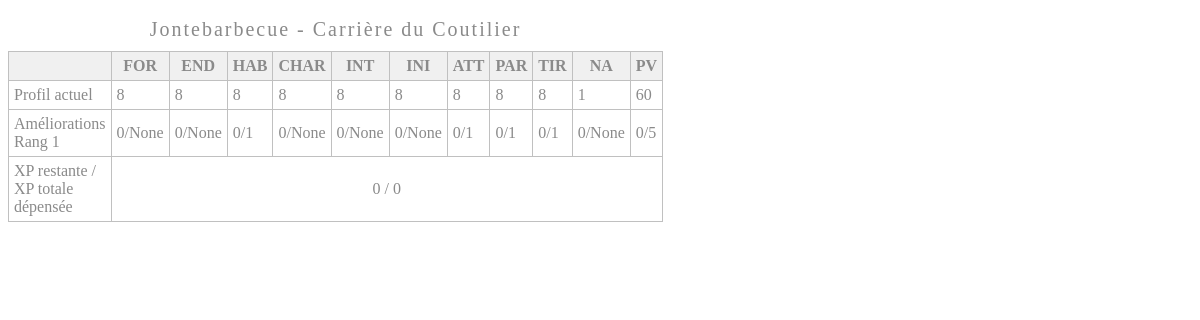
The app's page /fiches/details/4 with its own data.
### fiches/models.py (models this page shows, shortened)
class CharacterSheet(models.Model):
    name = models.CharField(max_length=50, blank=True, null=True)
    group = models.CharField(
        max_length=50, choices=CHOICES, default='Groupe', blank=True, null=True)
    rank = models.IntegerField(blank=True, null=True)
    path = models.ForeignKey(Carriere, on_delete=models.SET_NULL, null=True)
    For = models.IntegerField(blank=True, null=True, default=8)
    End = models.IntegerField(blank=True, null=True, default=8)
    Hab = models.IntegerField(blank=True, null=True, default=8)
    Char = models.IntegerField(blank=True, null=True, default=8)
    Int = models.IntegerField(blank=True, null=True, default=8)
    Ini = models.IntegerField(blank=True, null=True, default=8)
    Att = models.IntegerField(blank=True, null=True, default=8)
    Par = models.IntegerField(blank=True, null=True, default=8)
    Tir = models.IntegerField(blank=True, null=True, default=8)
    Na = models.IntegerField(blank=True, null=True, default=1)
    Pv = models.IntegerField(blank=True, null=True, default=60)
    For1V = models.IntegerField(blank=True, null=True, default=0)
    End1V = models.IntegerField(blank=True, null=True, default=0)
    Hab1V = models.IntegerField(blank=True, null=True, default=0)
    Char1V = models.IntegerField(blank=True, null=True, default=0)
    Int1V = models.IntegerField(blank=True, null=True, default=0)
    Ini1V = models.IntegerField(blank=True, null=True, default=0)
    Att1V = models.IntegerField(blank=True, null=True, default=0)
    Par1V = models.IntegerField(blank=True, null=True, default=0)
    Tir1V = models.IntegerField(blank=True, null=True, default=0)
    Na1V = models.IntegerField(blank=True, null=True, default=0)
    Pv1V = models.IntegerField(blank=True, null=True, default=0)
    For2V = models.IntegerField(blank=True, null=True, default=0)
    End2V = models.IntegerField(blank=True, null=True, default=0)
    Hab2V = models.IntegerField(blank=True, null=True, default=0)
    Char2V = models.IntegerField(blank=True, null=True, default=0)
    Int2V = models.IntegerField(blank=True, null=True, default=0)
    Ini2V = models.IntegerField(blank=True, null=True, default=0)
    Att2V = models.IntegerField(blank=True, null=True, default=0)
    Par2V = models.IntegerField(blank=True, null=True, default=0)
    Tir2V = models.IntegerField(blank=True, null=True, default=0)
    Na2V = models.IntegerField(blank=True, null=True, default=0)
    Pv2V = models.IntegerField(blank=True, null=True, default=0)
    For3V = models.IntegerField(blank=True, null=True, default=0)
    End3V = models.IntegerField(blank=True, null=True, default=0)
    Hab3V = models.IntegerField(blank=True, null=True, default=0)
    Char3V = models.IntegerField(blank=True, null=True, default=0)
    Int3V = models.IntegerField(blank=True, null=True, default=0)
    Ini3V = models.IntegerField(blank=True, null=True, default=0)
    Att3V = models.IntegerField(blank=True, null=True, default=0)
    Par3V = models.IntegerField(blank=True, null=True, default=0)
    Tir3V = models.IntegerField(blank=True, null=True, default=0)
    Na3V = models.IntegerField(blank=True, null=True, default=0)
    Pv3V = models.IntegerField(blank=True, null=True, default=0)
    For4V = models.IntegerField(blank=True, null=True, default=0)
    End4V = models.IntegerField(blank=True, null=True, default=0)
    Hab4V = models.IntegerField(blank=True, null=True, default=0)
    Char4V = models.IntegerField(blank=True, null=True, default=0)
    Int4V = models.IntegerField(blank=True, null=True, default=0)
    Ini4V = models.IntegerField(blank=True, null=True, default=0)
    Att4V = models.IntegerField(blank=True, null=True, default=0)
    Par4V = models.IntegerField(blank=True, null=True, default=0)
    Tir4V = models.IntegerField(blank=True, null=True, default=0)
    Na4V = models.IntegerField(blank=True, null=True, default=0)
    Pv4V = models.IntegerField(blank=True, null=True, default=0)
    created = models.TimeField(auto_now_add=True, null=True)
    class Meta:
        ordering = ['-created']

### carrieres/models.py (models this page shows)
class Carriere(models.Model):
    name = models.CharField(max_length=100, blank=True, null=True)
    rank = models.IntegerField(choices=RANKS, default=1, blank=True, null=True)
    For1 = models.IntegerField(blank=True, null=True)
    End1 = models.IntegerField(blank=True, null=True)
    Hab1 = models.IntegerField(blank=True, null=True)
    Char1 = models.IntegerField(blank=True, null=True)
    Int1 = models.IntegerField(blank=True, null=True)
    Ini1 = models.IntegerField(blank=True, null=True)
    Att1 = models.IntegerField(blank=True, null=True)
    Par1 = models.IntegerField(blank=True, null=True)
    Tir1 = models.IntegerField(blank=True, null=True)
    Na1 = models.IntegerField(blank=True, null=True)
    Pv1 = models.IntegerField(blank=True, null=True)
    For2 = models.IntegerField(blank=True, null=True)
    End2 = models.IntegerField(blank=True, null=True)
    Hab2 = models.IntegerField(blank=True, null=True)
    Char2 = models.IntegerField(blank=True, null=True)
    Int2 = models.IntegerField(blank=True, null=True)
    Ini2 = models.IntegerField(blank=True, null=True)
    Att2 = models.IntegerField(blank=True, null=True)
    Par2 = models.IntegerField(blank=True, null=True)
    Tir2 = models.IntegerField(blank=True, null=True)
    Na2 = models.IntegerField(blank=True, null=True)
    Pv2 = models.IntegerField(blank=True, null=True)
    For3 = models.IntegerField(blank=True, null=True)
    End3 = models.IntegerField(blank=True, null=True)
    Hab3 = models.IntegerField(blank=True, null=True)
    Char3 = models.IntegerField(blank=True, null=True)
    Int3 = models.IntegerField(blank=True, null=True)
    Ini3 = models.IntegerField(blank=True, null=True)
    Att3 = models.IntegerField(blank=True, null=True)
    Par3 = models.IntegerField(blank=True, null=True)
    Tir3 = models.IntegerField(blank=True, null=True)
    Na3 = models.IntegerField(blank=True, null=True)
    Pv3 = models.IntegerField(blank=True, null=True)
    For4 = models.IntegerField(blank=True, null=True)
    End4 = models.IntegerField(blank=True, null=True)
    Hab4 = models.IntegerField(blank=True, null=True)
    Char4 = models.IntegerField(blank=True, null=True)
    Int4 = models.IntegerField(blank=True, null=True)
    Ini4 = models.IntegerField(blank=True, null=True)
    Att4 = models.IntegerField(blank=True, null=True)
    Par4 = models.IntegerField(blank=True, null=True)
    Tir4 = models.IntegerField(blank=True, null=True)
    Na4 = models.IntegerField(blank=True, null=True)
    Pv4 = models.IntegerField(blank=True, null=True)
    created = models.TimeField(auto_now_add=True)
    def __str__(self):
        return self.name

### fiches/views.py (the view)
# urls.py: path('fiches/details/<str:pk>', views.ficheDetails, name="charsheet_details"),
def ficheDetails(request, pk):
    fiche = CharacterSheet.objects.get(id=pk)
    carriere = Carriere.objects.get(name=fiche.path)
    page_title = f"Carrière {fiche.name}"
    context = {'page_title': page_title, 'fiche': fiche,
               'carriere': carriere, 'proxy': PROXY}
    return render(request, 'fiches/iframe.html', context)

### fiches/templates/fiches/iframe.html (shortened to what this page needs)
<!DOCTYPE html>
<html>
  <head>
    </head>
  <body>
<table>
   <caption>{{fiche.name}} - {{fiche.path}}</caption>
   <tr>
      <th></th>
      <th>FOR</th>
      <th>END</th>
      <th>HAB</th>
      <th>CHAR</th>
      <th>INT</th>
      <th>INI</th>
      <th>ATT</th>
      <th>PAR</th>
      <th>TIR</th>
      <th>NA</th>
      <th>PV</th>
   </tr>
   <tr>
      <td>Profil actuel</td>
      <td>{{fiche.For}}</td>
      <td>{{fiche.End}}</td>
      <td>{{fiche.Hab}}</td>
      <td>{{fiche.Char}}</td>
      <td>{{fiche.Int}}</td>
      <td>{{fiche.Ini}}</td>
      <td>{{fiche.Att}}</td>
      <td>{{fiche.Par}}</td>
      <td>{{fiche.Tir}}</td>
      <td>{{fiche.Na}}</td>
      <td>{{fiche.Pv}}</td>
   </tr>
   <tr>
      <td>Améliorations Rang {{fiche.rank}}</td>
      {% if fiche.rank == 1 %}
      <td>{% if fiche.For1V != None %} {{fiche.For1V}}/{{carriere.For1}}{% else %}-{% endif %}</td>
      <td>{% if fiche.End1V != None %} {{fiche.End1V}}/{{carriere.End1}}{% else %}-{% endif %}</td>
      <td>{% if fiche.Hab1V != None %} {{fiche.Hab1V}}/{{carriere.Hab1}}{% else %}-{% endif %}</td>
      <td>{% if fiche.Char1V != None %} {{fiche.End1V}}/{{carriere.Char1}}{% else %}-{% endif %}</td>
      <td>{% if fiche.Int1V != None %} {{fiche.Int1V}}/{{carriere.Int1}}{% else %}-{% endif %}</td>
      <td>{% if fiche.Ini1V != None %} {{fiche.Ini1V}}/{{carriere.Ini1}}{% else %}-{% endif %}</td>
      <td>{% if fiche.Att1V != None %} {{fiche.Att1V}}/{{carriere.Att1}}{% else %}-{% endif %}</td>
      <td>{% if fiche.Par1V != None %} {{fiche.Par1V}}/{{carriere.Par1}}{% else %}-{% endif %}</td>
      <td>{% if fiche.Tir1V != None %} {{fiche.Tir1V}}/{{carriere.Tir1}}{% else %}-{% endif %}</td>
      <td>{% if fiche.Na1V != None %} {{fiche.Na1V}}/{{carriere.Na1}}{% else %}-{% endif %}</td>
      <td>{% if fiche.Pv1V != None %} {{fiche.Pv1V}}/{{carriere.Pv1}}{% else %}-{% endif %}</td>
      {% endif %}
   </tr>
   <tr>
  <td>XP restante / XP totale dépensée</td>
  <td colspan=11; align="center";> 0 / 0</td>
   </tr>
   </table>
    </body>
    </html>

### fiches/templates/fiches/iframe.html (style rules this page uses)
body { background-color: transparent; }
caption { padding-top: 10px; padding-bottom: 10px; margin-top: 0; margin-bottom: 0; color: #8a8a8a; font-family: "Gabriela", serif; font-size: 20px; letter-spacing: 0.1em; text-align: center; }
table { width: 50%; border: 1px solid #c0c0c0; border-collapse: collapse; padding: 5px; }
th { color: #8a8a8a; border: 1px solid #c0c0c0; padding: 5px; background: #f0f0f0; }
td { color: #8a8a8a; border: 1px solid #c0c0c0; padding: 5px; }

### records on screen
CharacterSheet: name "Jontebarbecue", path "Carrière du Coutilier", For "8", End "8", Hab "8", Char "8", Int "8", Ini "8", Att "8", Par "8", Tir "8", Na "1", Pv "60", rank "1", For1V "0", End1V "0", Hab1V "0", Int1V "0", Ini1V "0", Att1V "0", Par1V "0", Tir1V "0", Na1V "0", Pv1V "0"
Carriere: For1 "None", End1 "None", Hab1 "1", Char1 "None", Int1 "None", Ini1 "None", Att1 "1", Par1 "1", Tir1 "1", Na1 "None", Pv1 "5"
